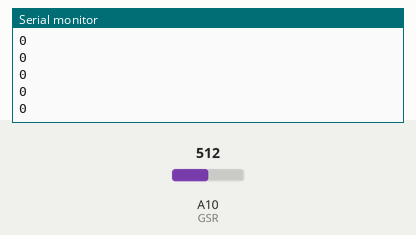
The sketch below on a simulated Arduino Mega 2560, built with avr-gcc and run on an emulated ATmega2560. Shown: the last lines printed to the serial monitor. The test bench sets the inputs (shaded band); at power-on: A10 (GSR) = 512.

Above: at 3.7 s.
3.8 s: A10 (GSR) set to 716
At 3.83 s:
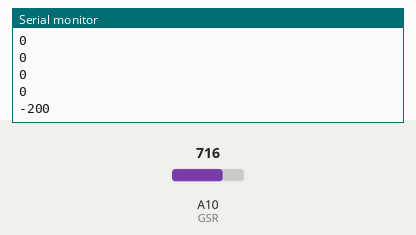
5.3 s: A10 (GSR) set to 900
At 5.33 s:
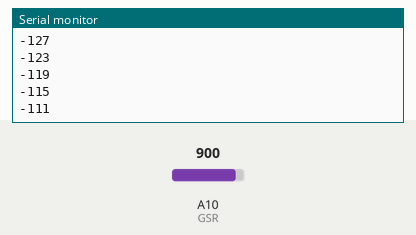
Timing chart, 0 to 8.3 s (numbered marks = the images above; inputs shaded):
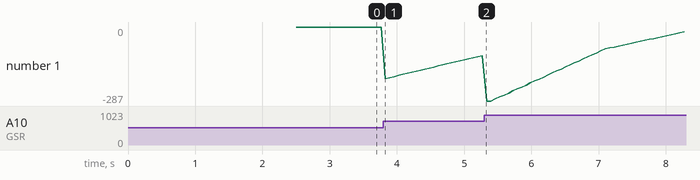

The sketch:

GSR_final.ino
```cpp
int GSR = A10; //PIN BEING READ FOR SENSOR

int sensorVal; // keeps value that is read on sensor
int average; // the average of the last 50 recorded values
long sum = 0; //for averaging
int index = 0; //used for array of sensor Num
boolean flag = false; //to see if a change was made previously


//variables to set
int sensitivity = 6; //how much of a jump the detector will react to
int sensorNum[50]; //always makes an average over last 50 readings

void setup() {
 Serial.begin(9600); //setting up serial communications
  for (int i = 0; i <50; i++) //fills in sensorNum array once at start
  {
    sensorVal = analogRead(GSR);
    sensorNum[i] = sensorVal;
    sum += sensorVal;
    delay(50);
    //Serial.println("*");
  }
  average = int(sum/50); //finds initial average
  //Serial.print("average= ");
 // Serial.println(average);

}


void loop() {

//  // put your main code here, to run repeatedly:
  sensorVal = analogRead(GSR); //reads GSR


  sensorNum[index]=sensorVal; //puts it into the array
  if(index <50) { //once the array is full, fills up array again from the beginning
    index++;
  }
  else {
    index = 0;
  }

  makeAverage(); //finds average of last 50 readings
  int difference = average - sensorVal; //finds difference between sensor value read and average

  if (abs(difference)>sensitivity) { //if there are any big changes, then checks again
    flag = true;
  }
  if (abs(difference)>sensitivity && flag == true) { //checking again to make sure
    //Serial.println("\n\n *********** CHANGE IN EMOTION ************\n\n");
    flag = false; //resets double checking
    delay(15);
  }
//prints out everything you need to keep track of
  /*Serial.print("sensorVal=");
  Serial.print(sensorVal);
   Serial.print("     average=");
  Serial.print(average);
  Serial.print("     difference=");*/
  Serial.println(difference);

  //can change this if you want
 delay(50);

}


//a function that finds the average of the last 50 readings
int makeAverage(){
   sum = 0;
   for (int i = 0; i <50; i++)
  {
    sum += sensorNum[i];
    //delay(50);
 //  Serial.print("*");
  }
  average = int(sum/50);

}
```

Measured:
- after the input at 3.8 s, the serial monitor: prints a new line at once (image 1)
- plotted number 1: 0 → -111 after the input at 3.8 s
